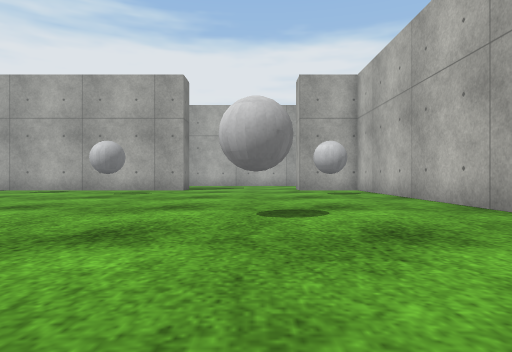
View 1 (above)

23 first-person views from a walk through a robot-simulator world made for Gazebo. The camera is 0.5 m above the floor, looks level and sees 75° across. The floor is counted in squares, 1 m on a side. Each view is taken from the middle of a square. On the plan, view 1 faces up. The plan holds only what a view shows up to about 9 squares ahead; the rest is blank. The place goes on beyond the plan. Robots are left out. Gazebo's built-in surfaces are drawn with simple patterns.

View 2
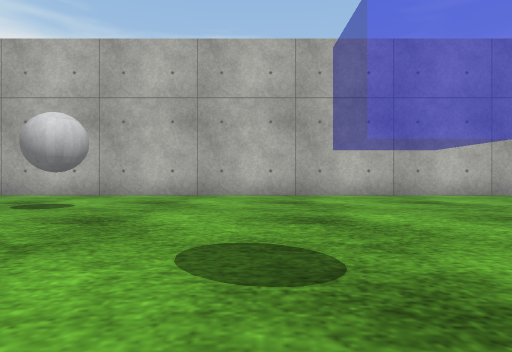

View 3
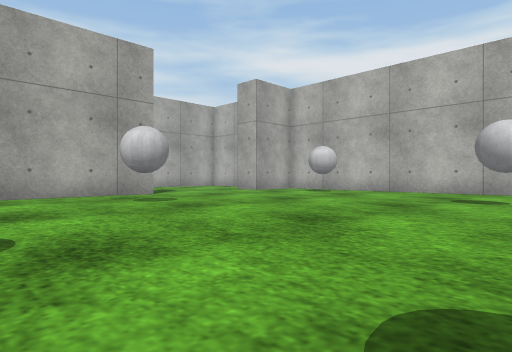

View 4
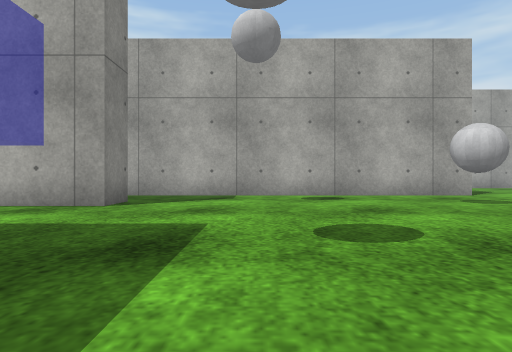

View 5
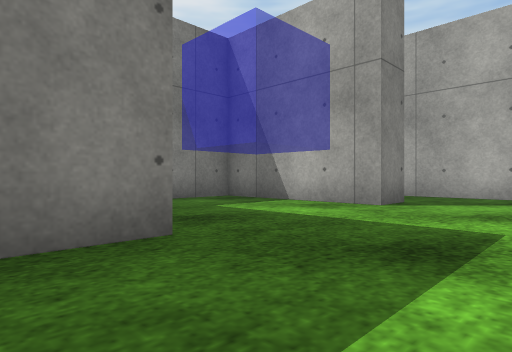

View 6
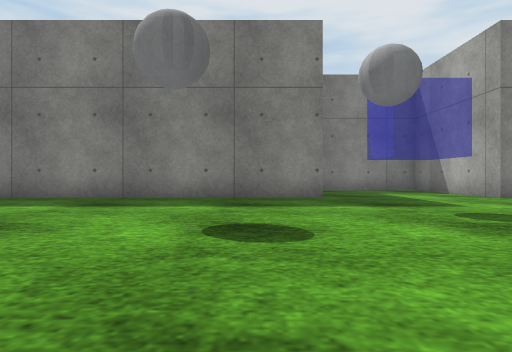

View 7
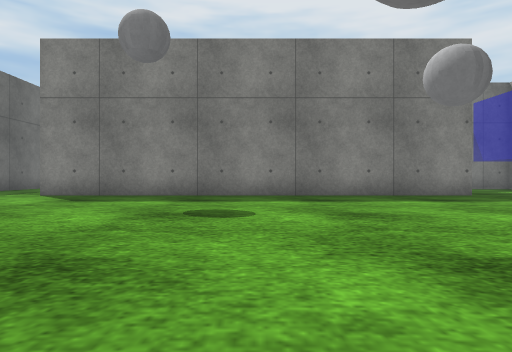

View 8
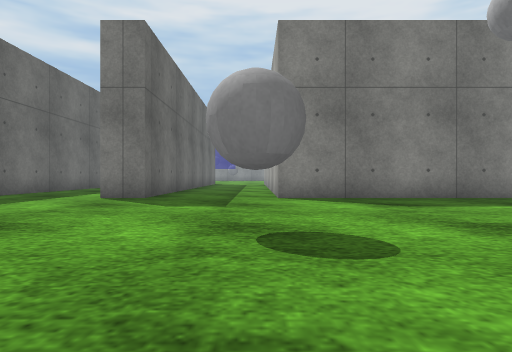

View 9
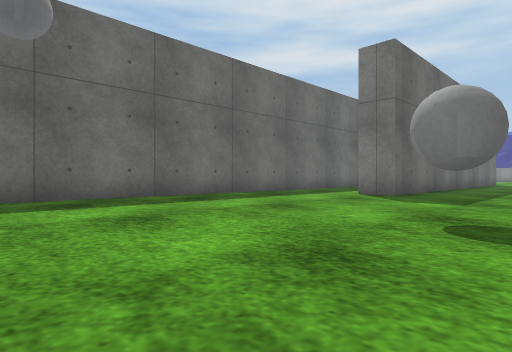

View 10
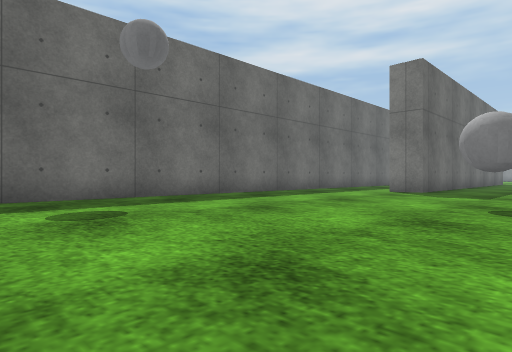

View 11
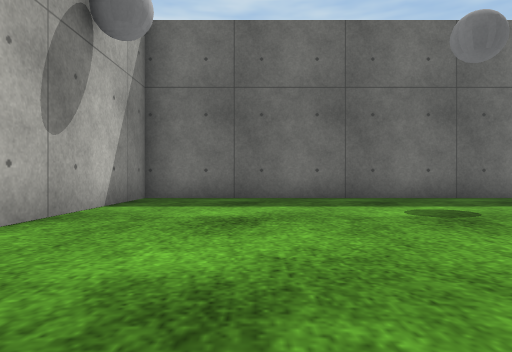

View 12
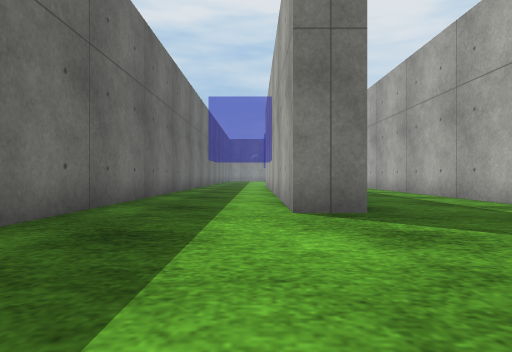

View 13
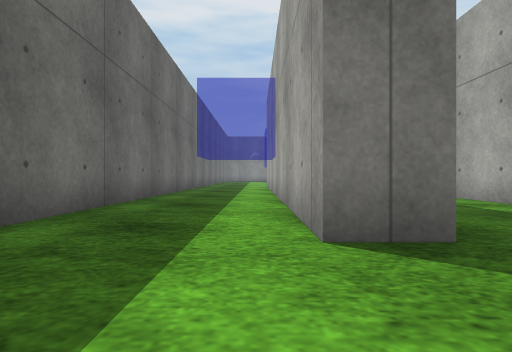

View 14
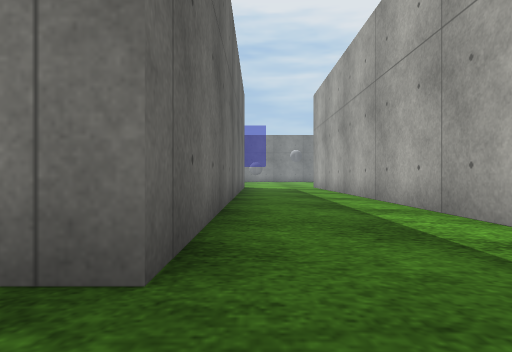

View 15
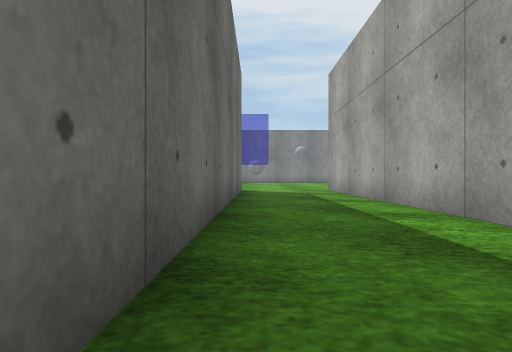

View 16
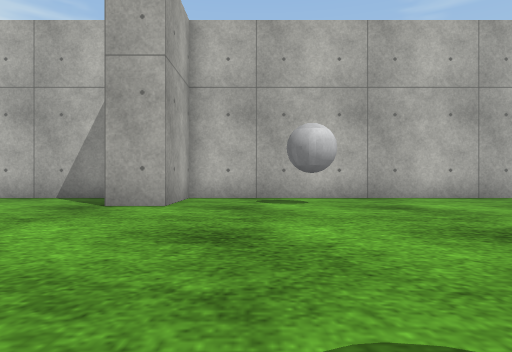

View 17
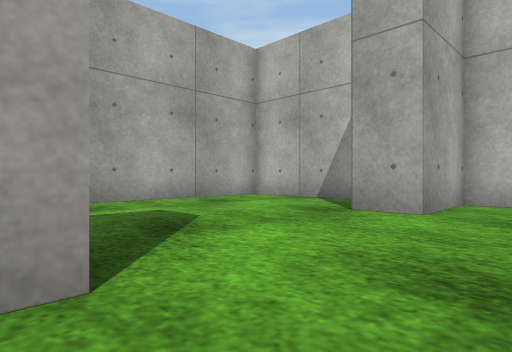

View 18
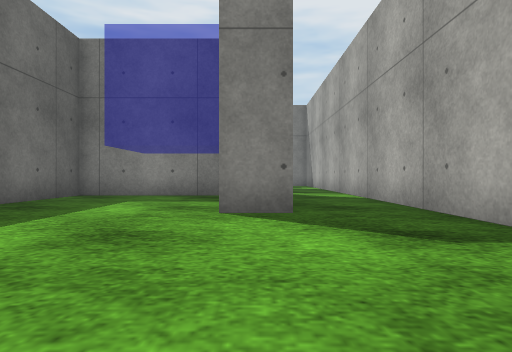

View 19
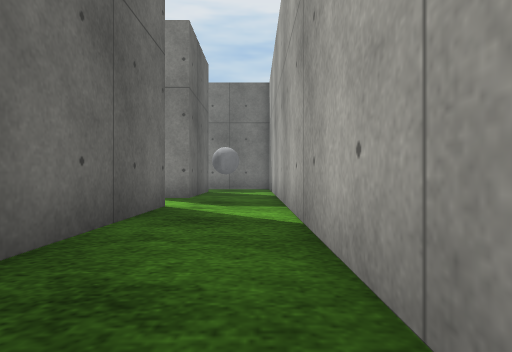

View 20
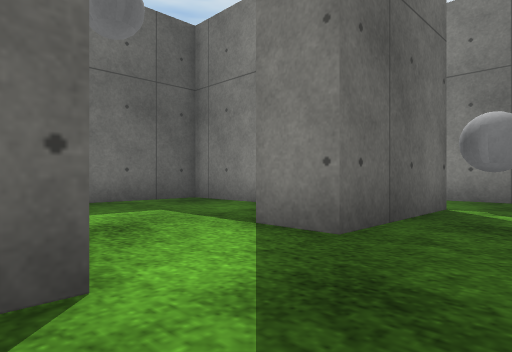

View 21
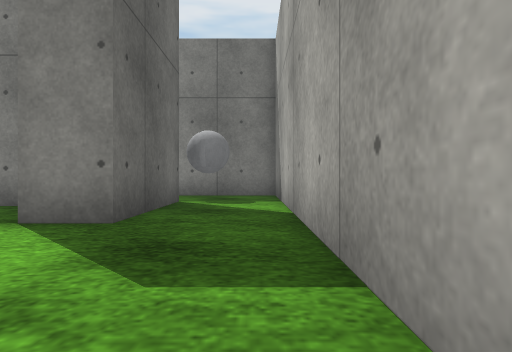

View 22
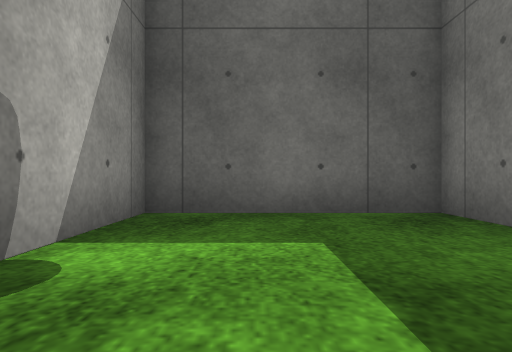

View 23
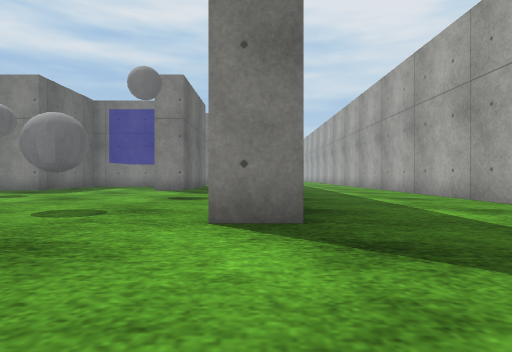

### Floor plan
Points are (right, up) in squares from view 1. A wall is a line through its corners. A room is listed if a view was taken in it or the views show most of it. See-through windows are left out.
Room 1 (views 1, 2, 3, 4, 5, 6, 7, 8, 9, 10, 11, 12, 13, 14, 15, 16, 17, 18, 19, 20, 21, 22, 23)
walls: (-10.5, 4.5) (-10.5, -6.5) (-21, -6.5); (-10.5, 9.5) (-10.5, 8.5) (-14.5, 8.5) (-14.5, 4.5) (-11.8, 4.5); (-15.6, 9.5) (-11.9, 9.5); (-2.5, 12.5) (-2.5, 11.5) (-21.2, 11.5); (3.5, -5.6) (3.5, 11.5) (1.5, 11.5) (1.5, 12.5); (-4.9, 16.5) (-8, 16.5); (-20.5, 9.5) (-17.5, 9.5) (-17.5, 8.5); (3.5, 13.4) (3.5, 16.5) (-0.9, 16.5); (-7.2, -13.5) (3.5, -13.5) (3.5, -9.2); (-20.9, -9.5) (-10.5, -9.5) (-10.5, -10.5) (-16.8, -10.5); (-17, -13.5) (-9.2, -13.5)
ways out: opening at (-16.5, 9) to room 2
objects: grey ball (-21, 10); grey ball (-8, 5); grey ball (-7, 2); grey ball (-6, -7); grey ball (-4, 0); grey ball (-4, 9); grey ball (0, 4); grey ball (2, 9)
Room 2 (no view inside)
walls: (-19.5, 7.1) (-19.5, 4.5) (-15.5, 4.5) (-15.5, 7.1)
ways out: opening at (-16.5, 9) to room 1

Positions as (right, up) in squares from view 1, and headings:
1: (0, 0), facing up
2: (-5, 1), facing right
3: (-7, 3), facing up-right
4: (-8, 3), facing up
5: (-8, 3), facing up-left
6: (-3, 3), facing left
7: (-2, -1), facing left
8: (-3, -7), facing left
9: (-2, -6), facing down-left
10: (0, -6), facing down-left
11: (1, -6), facing down
12: (-6, -11), facing left
13: (-8, -11), facing left
14: (-9, -9), facing left
15: (-12, -9), facing left
16: (-4, 10), facing right
17: (-3, 10), facing up-right
18: (-6, 9), facing left
19: (-10, 11), facing left
20: (-15, 11), facing down-left
21: (-14, 11), facing left
22: (-17, 9), facing down
23: (1, 12), facing left
